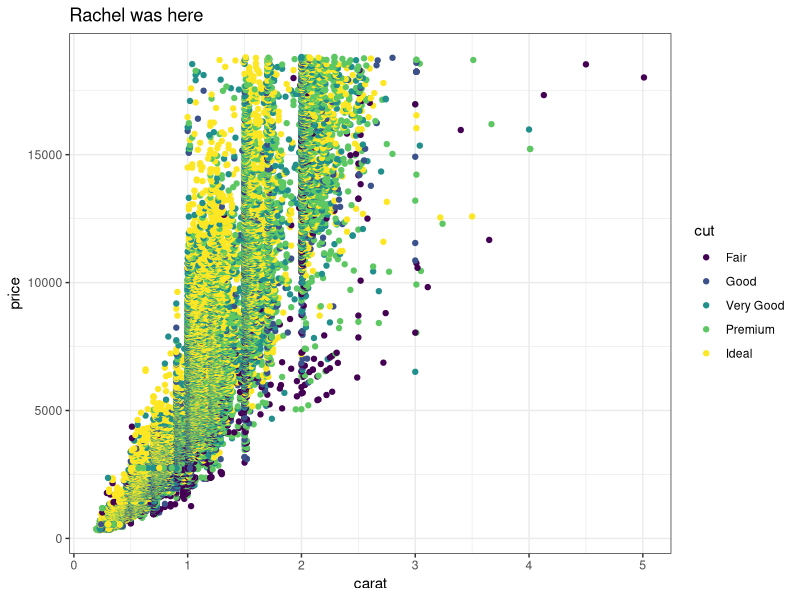
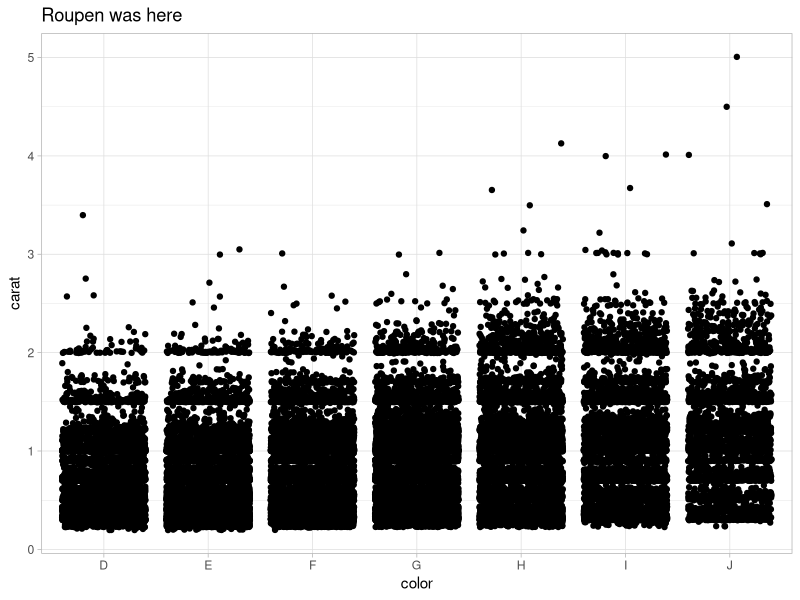
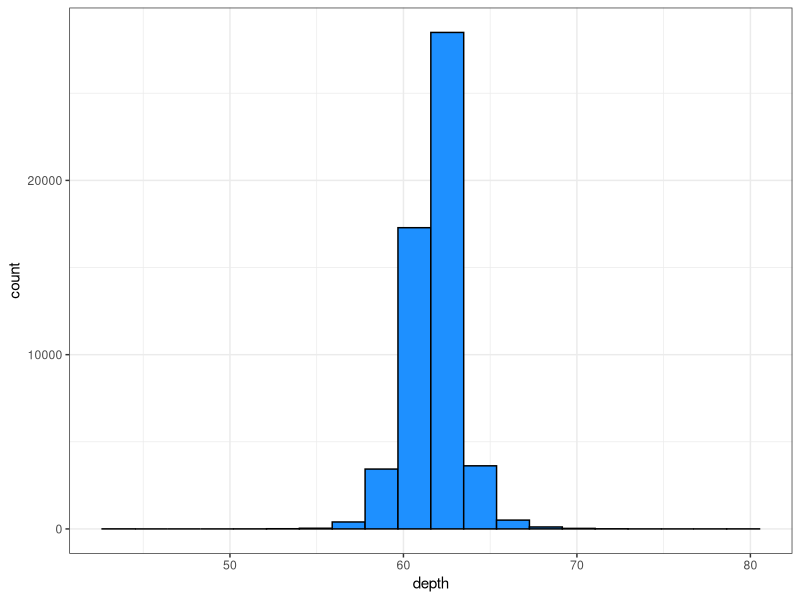
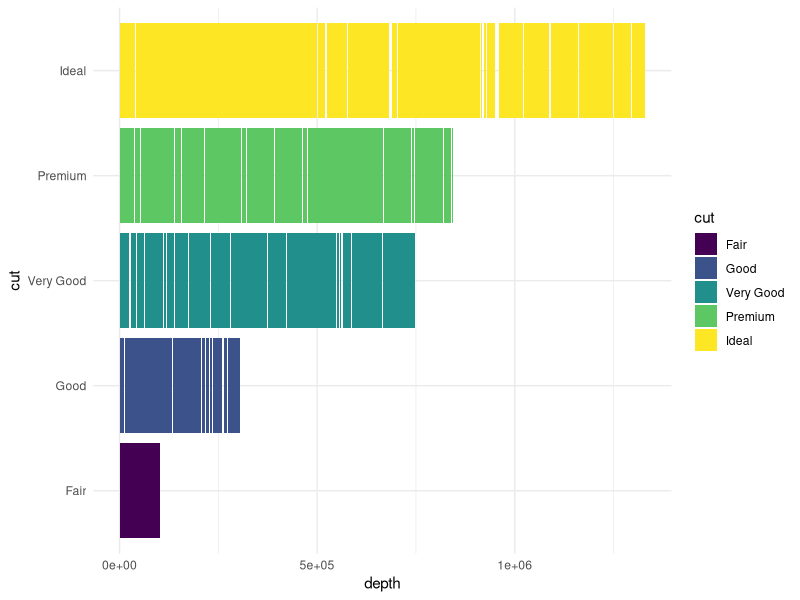
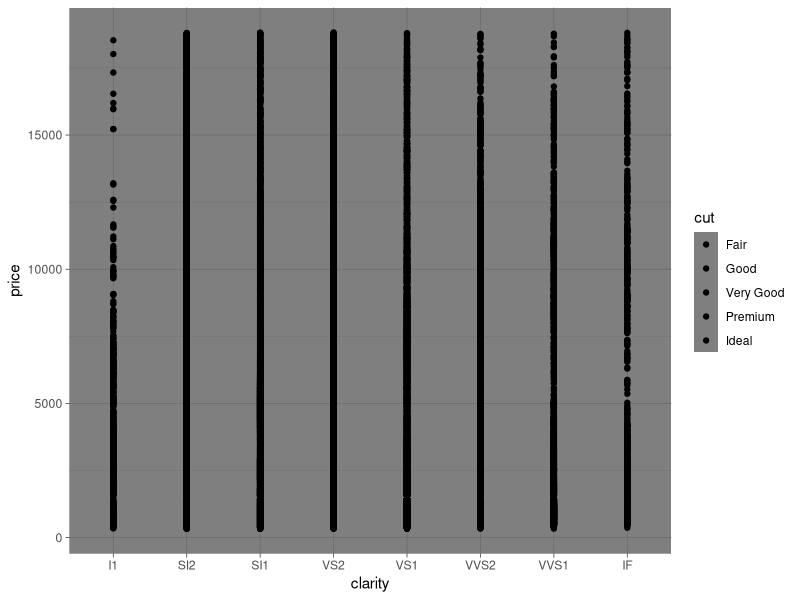

Generate these figures, in order, with R:
## ---- chunk 1
knitr::opts_chunk$set(echo = TRUE)
library(tidyverse)
## ---- chunk 2
# Partner 1: 
# Run the code below to see the original graph
# Change the code below to make the point color change based on 'cut', and update the theme to theme_bw(). Update the title to include your first name. 

ggplot(data = diamonds, aes(x = carat, y = price)) +
  geom_point(aes(color = cut)) +
  theme_bw() +
  labs(title = "Rachel was here")
## ---- chunk 3
# Partner 2: 
# Run the code below to see the original graph
# Change the code below to make the geom a geom_jitter, and update the theme to theme_light. Update the title to include your first name. 

ggplot(data = diamonds, aes(x = color, y = carat)) +
  geom_jitter() +
  theme_light() +
  labs(title = "Roupen was here")
## ---- chunk 4


# A histogram!
ggplot(data = diamonds, aes(x = depth)) +
  geom_histogram(bins = 20, col = "black",
  fill = "dodgerblue") +
  theme_bw()

# Great plot by Rachel
ggplot(data = diamonds, aes(x = depth, y = cut)) +
  geom_col(aes(fill = cut)) +
  theme_minimal()

## ---- chunk 5
# things are getting crazy by Rachel - the most unhelpful graph ever....

ggplot(data = diamonds, aes(x = clarity, y = price)) +
  geom_point(aes(fill = cut)) +
  theme_dark()
